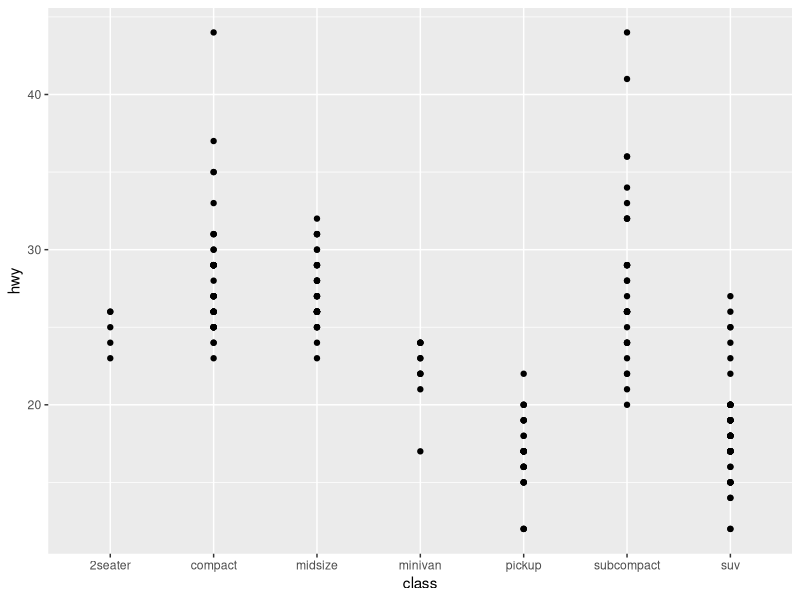
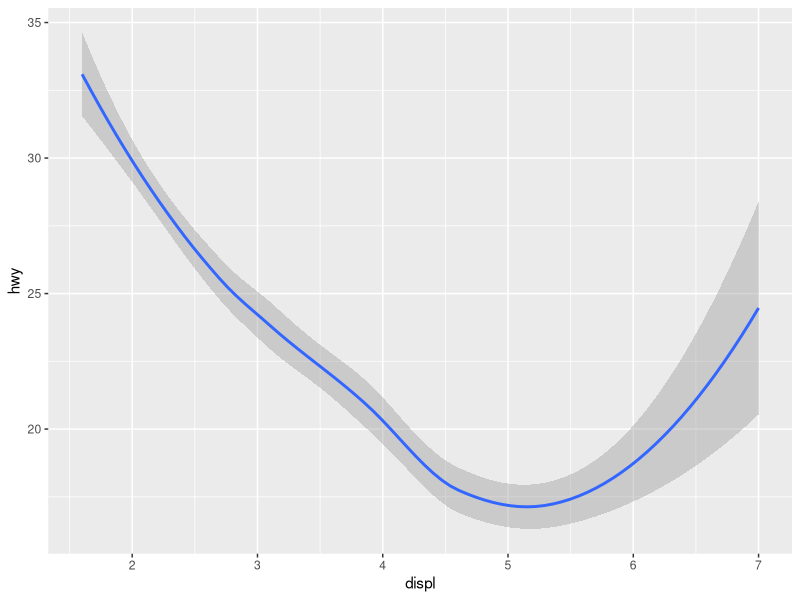
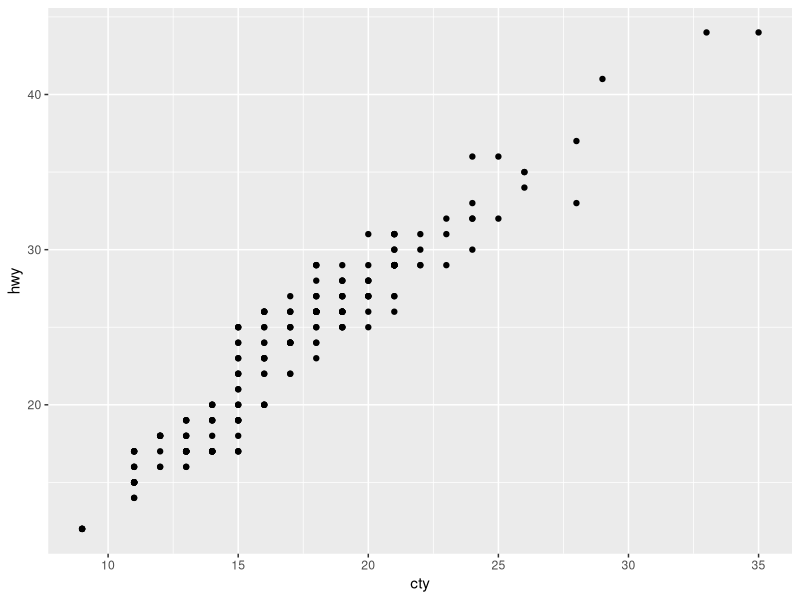
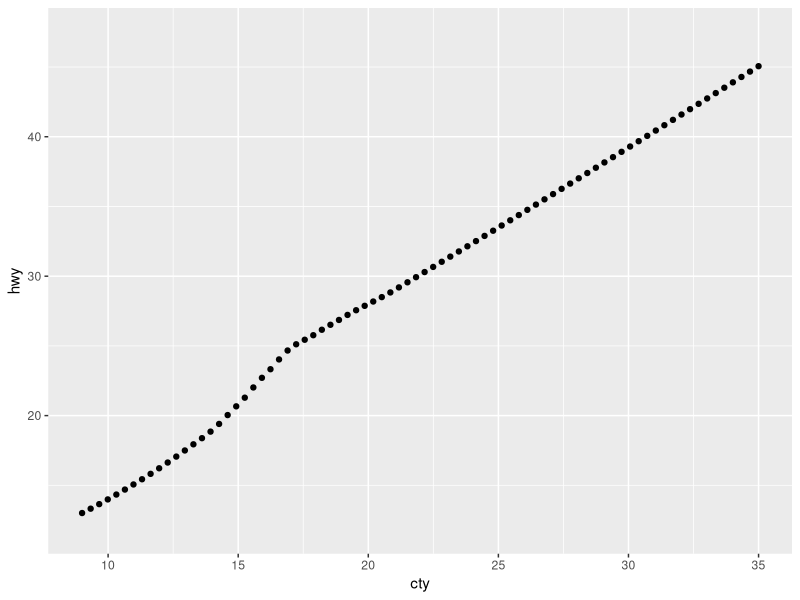
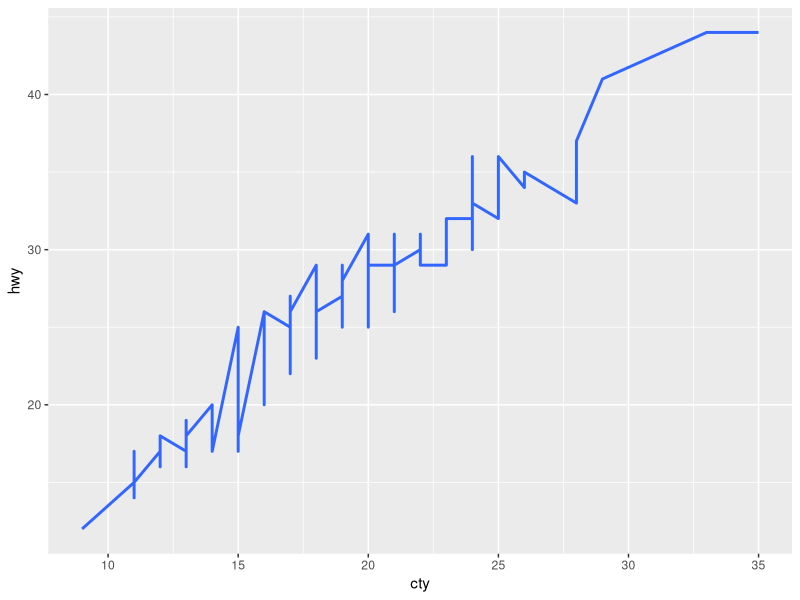
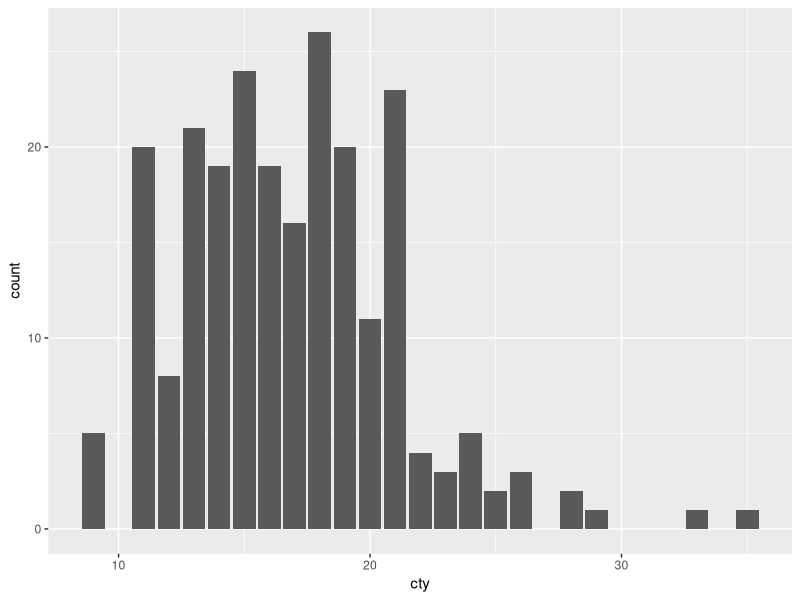
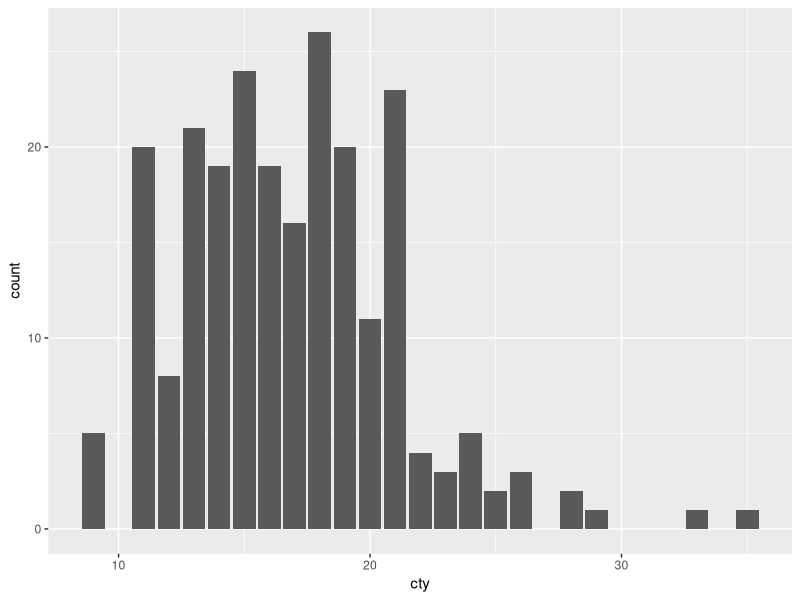
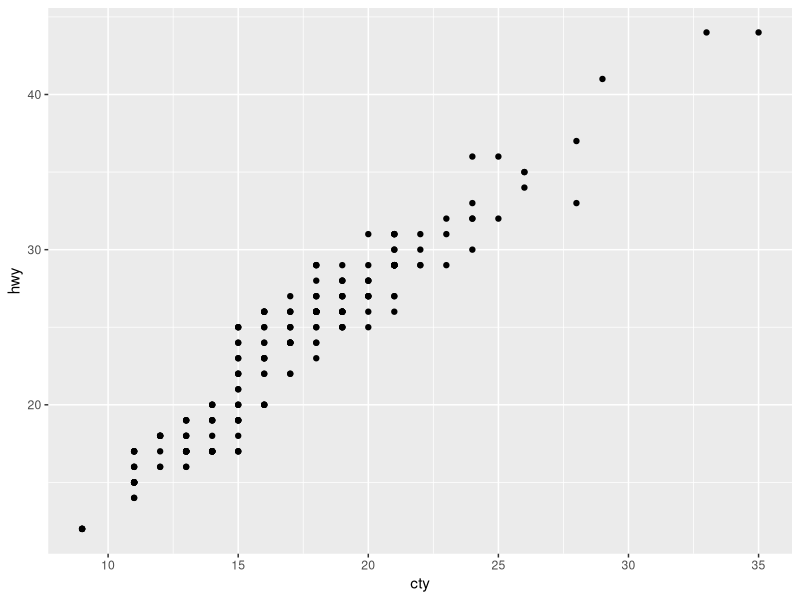

Here is the R script that generated these plots, in order:
library(tidyverse)

ggplot(mpg) + geom_point(aes(x = class, y = hwy))

ggplot(mpg) + geom_smooth(aes(x = displ, y = hwy))

ggplot(mpg, aes(x = cty, y = hwy)) + geom_point(stat = "identity")
ggplot(mpg, aes(x = cty, y = hwy)) + geom_point(stat = "smooth")
ggplot(mpg, aes(x = cty, y = hwy)) + geom_smooth(stat = "identity")

ggplot(mpg, aes(x = cty)) + stat_count()
ggplot(mpg, aes(x = cty)) + geom_bar()

ggplot(mpg, aes(x = cty, y = hwy)) + geom_point()

ggplot(mpg, aes(x = cty, y = hwy)) +
  geom_point() + geom_smooth()


library("nlme")
head(Oxboys)

ggplot(Oxboys, aes(x = age, y = height)) + geom_line()
ggplot(Oxboys, aes(x = age, y = height, group = Subject)) + geom_line()

ggplot(Oxboys, aes(x = age, y = height, group = Subject)) + geom_line() + geom_smooth()

ggplot(mpg, aes(x = class, y = hwy)) + geom_point()

ggplot(mpg, aes(x = class, y = hwy)) + geom_point(alpha = 0.3)

ggplot(mpg, aes(x = class, y = hwy)) + stat_unique(alpha = 0.3)

ggplot(mpg, aes(x = class, y = hwy)) + geom_point(alpha = 0.3, stat = "unique")

ggplot(mpg, aes(x = class, y = hwy)) + stat_summary()

ggplot(mpg, aes(x = class, y = hwy)) + geom_point(alpha = 0.3, position = "jitter") +
  stat_summary(fun = mean, color = "red", size = 0.5)

ggplot(mpg, aes(x = class, y = hwy)) +
  geom_point(alpha = 0.3, position = "jitter") +
  geom_point(stat = "summary", fun = mean, color = "red", size = 4)


ggplot(mpg, aes(displ)) + geom_histogram(aes(y = ..count..))


ggplot(mpg, aes(x = class, y = hwy)) + geom_boxplot()
qqnorm(mpg$hwy)
qqline(mpg$hwy)
ggplot(mpg, aes(x = hwy)) + stat_ecdf()

ggplot(mpg, aes(x = hwy)) + geom_density()

ggplot(mpg, aes(x = displ)) + 
  geom_histogram(bins = 10, fill = "darkblue", alpha = 0.5) +
  geom_text(stat = "bin", bins = 10, aes(label = stat(count), y = stat(count)))


# 绘制小提琴图
ggplot(mpg, aes(x = class, y = hwy)) +
  geom_violin()


ggplot(mpg, aes(x = class, y = hwy)) +
  geom_violin() + geom_boxplot()


ggplot(mpg, aes(x = class, y = hwy)) +
  geom_violin(trim = F)


ggplot(mpg, aes(x = class, y = hwy)) +
  geom_violin(scale = "area")

ggplot(mpg, aes(x = class, y = hwy)) +
  geom_violin(scale = "count")


ggplot(mpg, aes(x = class, y = hwy)) +
  geom_violin(scale = "width")

ggplot(mpg, aes(x = class, y = hwy)) +
  geom_violin(draw_quantiles = c(0.25, 0.5, 0.75))

ggplot(mpg, aes(x = class, y = hwy)) +
  geom_violin(draw_quantiles = c(0.25, 0.5, 0.75), aes(fill = class))
